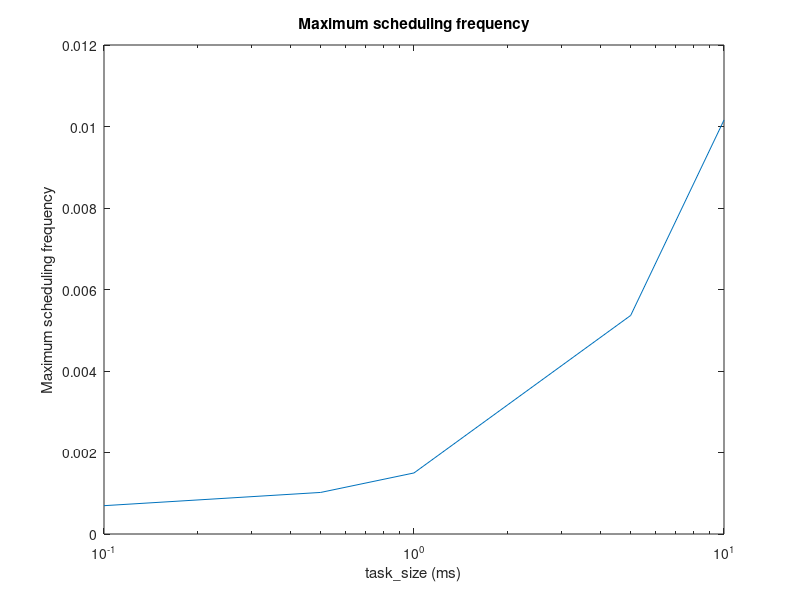

This figure's MATLAB source:
figure('Name', 'scheduling_freq')
hold off
dt = 0.01;
x = [10, 50, 100, 500, 1000]*dt;
z = [111, 498, 983, 4838, 9657];

dt2 = 111/235;

y = [1114, 222, 111, 23, 11]*dt2;
y = y.*z./100;
y = y+z;
y = y./1000000;

semilogx(x, y)
title('Maximum scheduling frequency')
xlabel('task\_size (ms)'), ylabel('Maximum scheduling frequency')